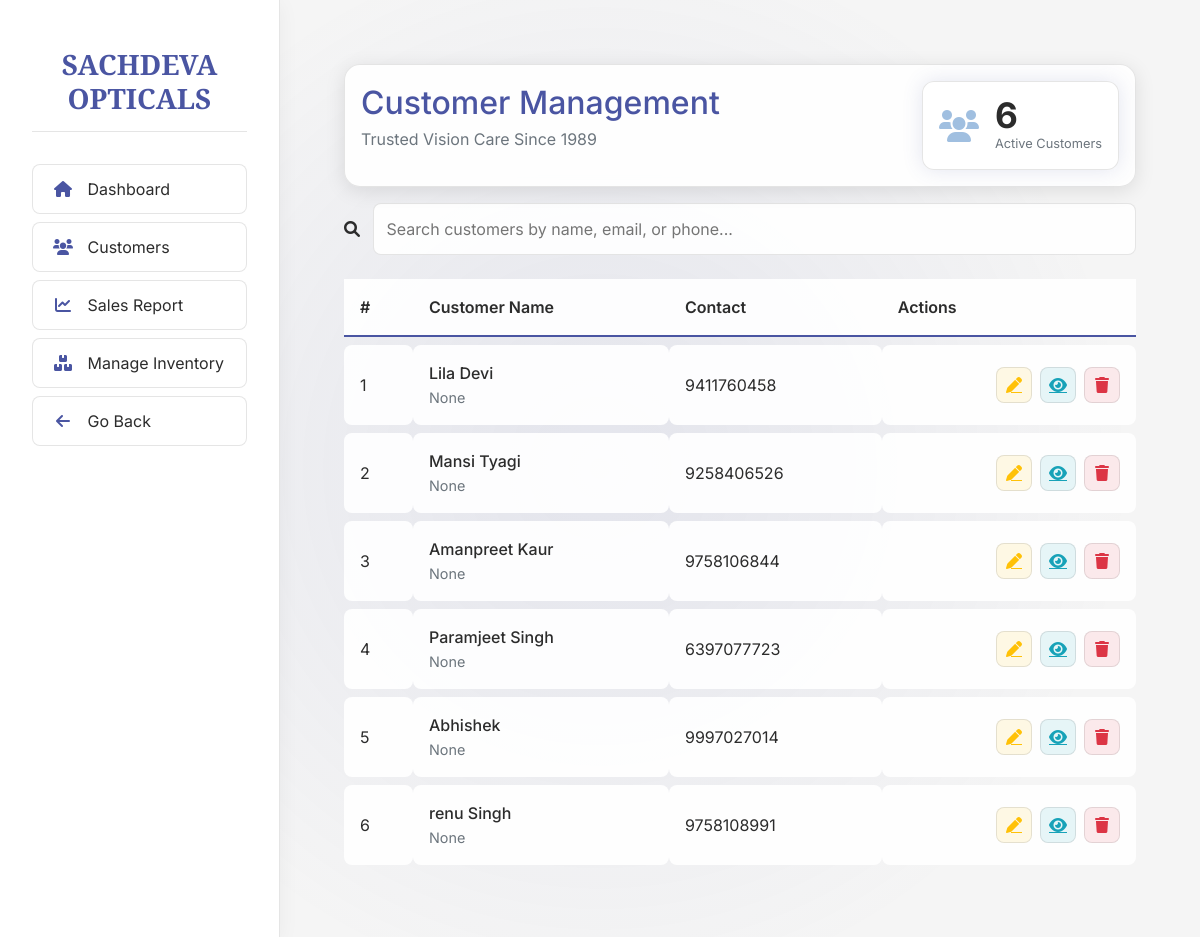
The app's page /customers/ (signed in) with its own data.
### customers/models.py (models this page shows, shortened)
class Customer(models.Model):
    class Gender(models.TextChoices):
        MALE = 'M', 'Male'
        FEMALE = 'F', 'Female'
        OTHER = 'O', 'Other'
    user = models.ForeignKey(User, on_delete=models.CASCADE,null=True,blank=True)
    first_name = models.CharField(max_length=100,null=True,blank=True)
    last_name = models.CharField(max_length=100,null=True,blank=True)
    email = models.EmailField(null=True, blank=True)
    phone = models.CharField(max_length=15,null=True,blank=True)
    address = models.TextField(null=True, blank=True)
    date_of_birth = models.DateField(null=True, blank=True)
    gender = models.CharField(max_length=1, choices=Gender.choices,null=True,blank=True)
    prescription_date = models.DateField(null=True, blank=True)
    additional_info = models.TextField(null=True, blank=True)
    created_at = models.DateTimeField(auto_now_add=True,null=True,blank=True)
    sph_left = models.DecimalField(max_digits=5, decimal_places=2, null=True, blank=True)
    sph_right = models.DecimalField(max_digits=5, decimal_places=2, null=True, blank=True)
    cyl_left = models.DecimalField(max_digits=5, decimal_places=2, null=True, blank=True)
    cyl_right = models.DecimalField(max_digits=5, decimal_places=2, null=True, blank=True)
    axis_left = models.IntegerField(
        null=True, blank=True,
        validators=[MinValueValidator(0), MaxValueValidator(180)]
    )
    axis_right = models.IntegerField(
        null=True, blank=True,
        validators=[MinValueValidator(0), MaxValueValidator(180)]
    )
    add_left = models.DecimalField(max_digits=5, decimal_places=2, null=True, blank=True)
    add_right = models.DecimalField(max_digits=5, decimal_places=2, null=True, blank=True)
    vision_left = models.CharField(max_length=255, null=True, blank=True)
    vision_right = models.CharField(max_length=255, null=True, blank=True)
    class Meta:
        unique_together = ('user', 'phone')
        ordering = ['-prescription_date']

### customers/views.py (the view, shortened to what this page needs)
# urls.py: path('', views.customer_list, name='customer_list'),
@login_required
def customer_list(request):
    query = request.GET.get('q', '')
    customers = Customer.objects.filter(user=request.user).order_by('-created_at')
    context = {
        'customers': customers,
        'query': query,
        'total_customers': customers.count()
    }
    return render(request, 'customers/customer_list.html', context)

### customers/templates/customers/customer_list.html (shortened to what this page needs)
{% extends 'customers/base.html' %}
{% block content %}
<div class="main-container">
    <div class="dashboard-header">
        <div class="header-text">
            <h1>Customer Management</h1>
            <p class="tagline">Trusted Vision Care Since 1989</p>
        </div>
        <div class="total-card glow">
            <i class="fas fa-users"></i>
            <div class="total-content">
                <span class="count">{{ customers|length }}</span>
                <span class="label">Active Customers</span>
            </div>
        </div>
    </div>
    <div class="content-wrapper">
        <div class="cyber-card search-card">
            <form method="GET" action="{% url 'customers:customer_list' %}">
                <div class="search-group">
                    <i class="fas fa-search"></i>
                    <input type="text" name="q" value="{{ request.GET.q }}"
                           placeholder="Search customers by name, email, or phone..."
                           class="glass-input">
                </div>
            </form>
        </div>
        <div class="cyber-card table-card">
            <table class="neo-table">
                <thead>
                    <tr>
                        <th>#</th>
                        <th>Customer Name</th>
                        <th>Contact</th>
                        <th>Actions</th>
                    </tr>
                </thead>
                <tbody>
                    {% for customer in customers %}
                    <tr>
                        <td>{{ forloop.counter }}</td>
                        <td>
                            <div class="customer-name">
                                {{ customer.first_name }}
                                {% if customer.last_name %}{{ customer.last_name }}{% endif %}
                            </div>
                            <small class="email">{{ customer.email }}</small>
                        </td>
                        <td>{{ customer.phone }}</td>
                        <td>
                            <div class="action-buttons">
                                <a href="{% url 'customers:edit_customer' customer.id %}"
                                   class="btn-action edit">
                                    <i class="fas fa-pen"></i>
                                </a>
                                <a href="{% url 'customers:customer_details' customer.id %}"
                                   class="btn-action view">
                                    <i class="fas fa-eye"></i>
                                </a>
                                <button class="btn-action delete"
                                        data-bs-toggle="modal"
                                        data-bs-target="#deleteModal{{ customer.id }}">
                                    <i class="fas fa-trash"></i>
                                </button>
                            </div>
                        </td>
                    </tr>
                    {% endfor %}
                </tbody>
            </table>
        </div>
    </div>
</div>
{% endblock %}

### customers/templates/customers/base.html (shortened to what this page needs)
<!DOCTYPE html>
<html lang="en">
<head>
    <link href="https://cdn.jsdelivr.net/npm/bootstrap@5.1.3/dist/css/bootstrap.min.css" rel="stylesheet">
    <link href="https://cdnjs.cloudflare.com/ajax/libs/font-awesome/6.0.0-beta3/css/all.min.css" rel="stylesheet">
</head>
<body>
    <div class="dynamic-bg"></div>
    <div class="sidebar">
        <h2>SACHDEVA OPTICALS</h2>
        <a href="{% url 'customers:dashboard' %}">
            <i class="fas fa-home"></i> Dashboard
        </a>
        <a href="{% url 'customers:view_customers' %}">
            <i class="fas fa-users"></i> Customers
        </a>
        <a href="{% url 'customers:sales_report' %}">
            <i class="fas fa-chart-line"></i> Sales Report
        </a>
        <a href="{% url 'customers:manage_inventory' %}">
            <i class="fas fa-boxes"></i> Manage Inventory
        </a>
        <a href="#" onclick="history.back()">
            <i class="fas fa-arrow-left"></i> Go Back
        </a>
    </div>
    <div class="main-content">
        <div class="main-container fade-in">
            {% block content %}{% endblock %}
        </div>
    </div>
</body>
</html>

### customers/templates/customers/base.html (style rules this page uses)
:root { --primary: #4A55A2; --secondary: #7895CB; --accent: #A0BFE0; --background: #F5F5F5; --text: #2C2C2C; --card-bg: #FFFFFF; --card-border: rgba(0, 0, 0, 0.1); --card-shadow: 0 4px 20px rgba(0, 0, 0, 0.05); }
body { font-family: 'Inter', sans-serif; background: var(--background); color: var(--text); min-height: 100vh; margin: 0; padding: 0; overflow-x: hidden; }
.sidebar { width: 280px; height: 100vh; position: fixed; background: var(--card-bg); border-right: 1px solid var(--card-border); z-index: 1000; padding: 2rem; overflow-y: auto; box-shadow: var(--card-shadow); transition: transform 0.3s ease; }
.sidebar h2 { font-family: 'Playfair Display', serif; font-size: 1.75rem; font-weight: 700; color: var(--primary); text-align: center; margin-bottom: 2rem; padding: 1rem; border-bottom: 1px solid var(--card-border); }
.sidebar a { color: var(--text); text-decoration: none; display: block; padding: 12px 20px; margin: 8px 0; border-radius: 8px; transition: all 0.3s ease; background: var(--card-bg); border: 1px solid var(--card-border); }
.sidebar a i { margin-right: 10px; width: 20px; text-align: center; color: var(--primary); }
.main-content { margin-left: 280px; height: 100vh; overflow-y: auto; padding: 2rem; transition: margin-left 0.3s ease; }
.fade-in { animation: fadeIn 0.5s ease; }
.dynamic-bg { position: fixed; top: 0; left: 0; width: 100%; height: 100%; z-index: -1; background: radial-gradient(circle at 50% 50%, rgba(74, 85, 162, 0.1), transparent 70%); pointer-events: none; animation: moveBackground 20s linear infinite; }

### customers/templates/customers/customer_list.html (style rules this page uses)
:root { --primary: #4A55A2; --secondary: #7895CB; --accent: #A0BFE0; --background: #F5F5F5; --glass: rgba(255, 255, 255, 0.9); --text: #2C2C2C; --text-soft: #6C757D; }
body { background-color: var(--background); font-family: 'Inter', sans-serif; color: var(--text); margin: 0; padding: 0; }
.main-container { padding: 1rem; }
.dashboard-header { display: flex; justify-content: space-between; align-items: center; margin-bottom: 1rem; padding: 1rem; background: var(--glass); border-radius: 16px; border: 1px solid rgba(0, 0, 0, 0.1); backdrop-filter: blur(12px); box-shadow: 0 4px 20px rgba(0, 0, 0, 0.1); }
.header-text h1 { font-size: 2rem; color: var(--primary); margin: 0; }
.tagline { color: var(--text-soft); font-size: 1rem; margin-top: 0.25rem; }
.total-card { display: flex; align-items: center; gap: 1rem; padding: 1rem; background: var(--glass); border-radius: 12px; border: 1px solid rgba(0, 0, 0, 0.1); box-shadow: 0 4px 20px rgba(0, 0, 0, 0.1); }
.total-card i { font-size: 2rem; color: var(--accent); }
.count { font-size: 2.2rem; font-weight: 700; color: var(--text); line-height: 1; }
.label { display: block; color: var(--text-soft); font-size: 0.8rem; }
.search-card { margin-bottom: 1rem; }
.search-group { display: flex; align-items: center; gap: 0.8rem; width: 100%; }
.search-group .glass-input { flex: 1; padding: 0.8rem; border-radius: 8px; border: 1px solid rgba(0, 0, 0, 0.1); background: var(--glass); color: var(--text); font-size: 1rem; transition: all 0.3s ease; }
.neo-table { width: 100%; color: var(--text); border-collapse: separate; border-spacing: 0 0.5rem; }
.neo-table thead th { background: var(--glass); padding: 1rem; font-weight: 600; border-bottom: 2px solid var(--primary); }
.neo-table tbody tr { background: var(--glass); transition: all 0.3s ease; }
.neo-table td { padding: 1rem; border-radius: 8px; }
.customer-name { font-weight: 500; color: var(--text); }
.email { color: var(--text-soft); font-size: 0.9rem; }
.action-buttons { display: flex; gap: 0.5rem; justify-content: flex-end; }
.btn-action { width: 36px; height: 36px; display: flex; align-items: center; justify-content: center; border-radius: 8px; border: 1px solid rgba(0, 0, 0, 0.1); transition: all 0.3s ease; }
.btn-action.edit { background: rgba(255, 193, 7, 0.1); color: #ffc107; }
.btn-action.view { background: rgba(23, 162, 184, 0.1); color: #17a2b8; }
.btn-action.delete { background: rgba(220, 53, 69, 0.1); color: #dc3545; }
.glow { box-shadow: 0 0 20px rgba(74, 85, 162, 0.15); }

### records on screen
Customer: first_name "Lila", last_name "Devi", email "None", phone "9411760458"
Customer: first_name "Mansi", last_name "Tyagi", email "None", phone "9258406526"
Customer: first_name "Amanpreet", last_name "Kaur", email "None", phone "9758106844"
Customer: first_name "Paramjeet", last_name "Singh", email "None", phone "6397077723"
Customer: first_name "Abhishek", email "None", phone "9997027014"
Customer: first_name "renu", last_name "Singh", email "None", phone "9758108991"

### other values on screen
{{ customers|length }} "6"
